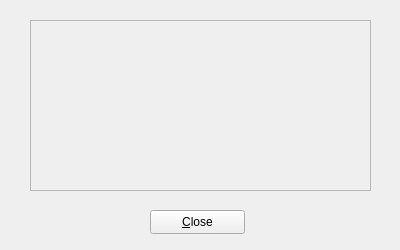
<?xml version="1.0" encoding="UTF-8"?>
<ui version="4.0">
 <class>alertBox</class>
 <widget class="QWidget" name="alertBox">
  <property name="geometry">
   <rect>
    <x>0</x>
    <y>0</y>
    <width>400</width>
    <height>250</height>
   </rect>
  </property>
  <property name="sizePolicy">
   <sizepolicy hsizetype="Fixed" vsizetype="Fixed">
    <horstretch>0</horstretch>
    <verstretch>0</verstretch>
   </sizepolicy>
  </property>
  <property name="minimumSize">
   <size>
    <width>400</width>
    <height>250</height>
   </size>
  </property>
  <property name="maximumSize">
   <size>
    <width>400</width>
    <height>250</height>
   </size>
  </property>
  <property name="windowTitle">
   <string>Lasagna Alert</string>
  </property>
  <property name="windowIcon">
   <iconset resource="mainWindow.qrc">
    <normaloff>:/icons/icons/emblem-important.png</normaloff>:/icons/icons/emblem-important.png</iconset>
  </property>
  <widget class="QPushButton" name="closeButton">
   <property name="geometry">
    <rect>
     <x>150</x>
     <y>210</y>
     <width>95</width>
     <height>24</height>
    </rect>
   </property>
   <property name="text">
    <string>&amp;Close</string>
   </property>
  </widget>
  <widget class="QFrame" name="frame">
   <property name="geometry">
    <rect>
     <x>30</x>
     <y>20</y>
     <width>341</width>
     <height>171</height>
    </rect>
   </property>
   <property name="sizePolicy">
    <sizepolicy hsizetype="Fixed" vsizetype="Fixed">
     <horstretch>0</horstretch>
     <verstretch>0</verstretch>
    </sizepolicy>
   </property>
   <property name="frameShape">
    <enum>QFrame::StyledPanel</enum>
   </property>
   <property name="frameShadow">
    <enum>QFrame::Raised</enum>
   </property>
   <widget class="QLabel" name="label">
    <property name="geometry">
     <rect>
      <x>10</x>
      <y>10</y>
      <width>321</width>
      <height>151</height>
     </rect>
    </property>
    <property name="sizePolicy">
     <sizepolicy hsizetype="Fixed" vsizetype="Fixed">
      <horstretch>0</horstretch>
      <verstretch>0</verstretch>
     </sizepolicy>
    </property>
    <property name="frameShape">
     <enum>QFrame::NoFrame</enum>
    </property>
    <property name="frameShadow">
     <enum>QFrame::Plain</enum>
    </property>
    <property name="text">
     <string/>
    </property>
    <property name="scaledContents">
     <bool>false</bool>
    </property>
    <property name="alignment">
     <set>Qt::AlignLeading|Qt::AlignLeft|Qt::AlignTop</set>
    </property>
    <property name="wordWrap">
     <bool>true</bool>
    </property>
   </widget>
  </widget>
 </widget>
 <resources>
  <include location="mainWindow.qrc"/>
 </resources>
 <connections/>
</ui>
